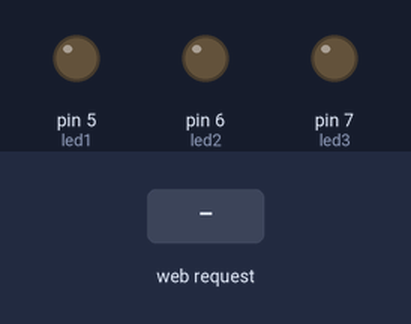
A sketch run on a simulated Arduino Uno, built with avr-gcc and run on an emulated ATmega328P. Parts: output pins drawn as LEDs (lit = HIGH). The inputs (shaded band) are chosen by the test bench.

Above: at 1.2 s.
1.3 s: HTTP request GET /led1 received
At 2.5 s:
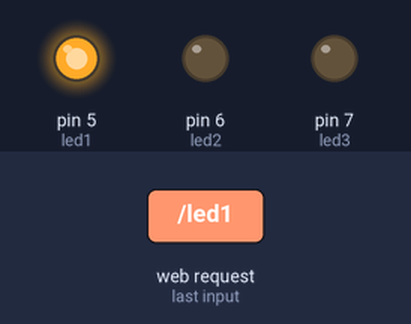
2.8 s: HTTP request GET /led2 received
At 3.8 s:
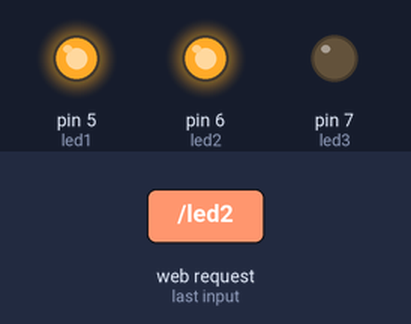
4.3 s: HTTP request GET /led3 received
At 5.0 s:
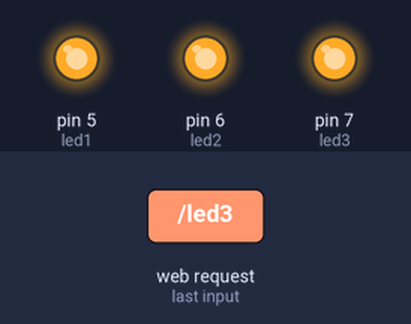
5.8 s: HTTP request GET /led1 received
At 6.1 s:
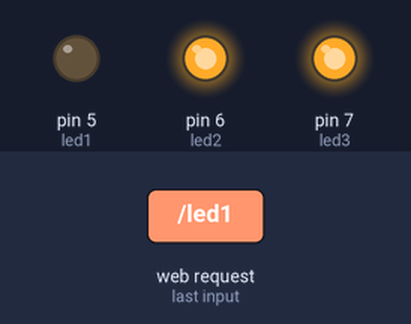
7.3 s: HTTP request GET /led2 received
At 8.4 s:
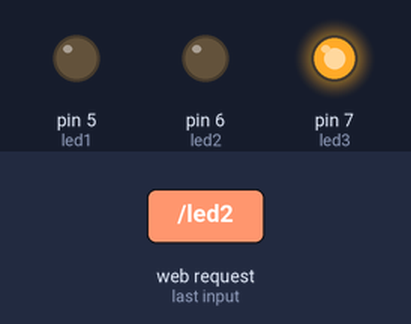
Timing chart, 0 to 9.8 s (numbered marks = the images above; inputs shaded):
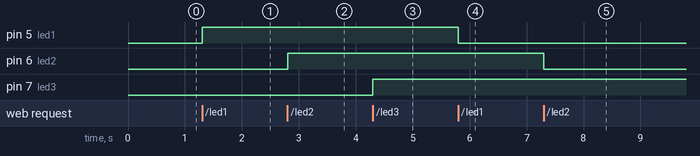

The sketch:

AulaEthernet.ino
```cpp
#include <SPI.h>
#include <String.h>
#include <Ethernet.h>

byte mac[] = { 0x90, 0xA2, 0xDA, 0x00, 0x9B, 0x36 };
byte ip[] = { 192, 168, 100, 10 };
EthernetServer server(8090);

int led1 = 5;
int led2 = 6;
int led3 = 7;

String readString = String(30);

String statusLed;

void setup() {
  Ethernet.begin(mac, ip);
  pinMode(led1, OUTPUT);
  pinMode(led2, OUTPUT);
  pinMode(led3, OUTPUT);
  Serial.begin(9600);
}

void loop() {

  EthernetClient client = server.available();

  if(client)
  {
    while(client.connected())
    {
      if(client.available())
      {
        char c = client.read();

        if(readString.length() < 30) {
          readString += (c);
        }

        if(c == '\n')
        {

          if(readString.indexOf("led1") >= 0) {
            digitalWrite(led1, !digitalRead(led1));
          }

          if(readString.indexOf("led2") >= 0) {
            digitalWrite(led2, !digitalRead(led2));
          }

          if(readString.indexOf("led3") >= 0) {
            digitalWrite(led3, !digitalRead(led3));
          }

          // cabeçalho http padrão
          client.println("HTTP/1.1 200 OK");
          client.println("Content-Type: text/html");
          client.println();

          client.println("<!doctype html>");
          client.println("<html>");
          client.println("<head>");
          client.println("<title>Tutorial</title>");
          client.println("<meta name=\"viewport\" content=\"width=320\">");
          client.println("<meta name=\"viewport\" content=\"width=device-width\">");
          client.println("<meta charset=\"utf-8\">");
          client.println("<meta name=\"viewport\" content=\"initial-scale=1.0, user-scalable=no\">");
          client.println("<meta http-equiv=\"refresh\" content=\"2.URL=http//192.168.0.6:80\">");
          client.println("</head>");
          client.println("<body>");
          client.println("<center>");

          client.println("<font size=\"5\" face=\"verdana\" color=\"green\">Android</font>");
          client.println("<font size=\"3\" face=\"verdana\" color=\"red\"> & </font>");
          client.println("<font size=\"5\" face=\"verdana\" color=\"blue\">Arduino</font><br />");

          if(digitalRead(led1)) {
            statusLed = "Ligado";
          } else {
            statusLed = "Desligado";
          }
          client.println("<form action=\"led1\" method=\"get\">");
          client.println("<button type=submit style=\"width:200px;\">Led 1 - "+statusLed+"</button>");
          client.println("</form> <br />");

          if(digitalRead(led2)) {
            statusLed = "Ligado";
          } else {
            statusLed = "Desligado";
          }
          client.println("<form action=\"led2\" method=\"get\">");
          client.println("<button type=submit style=\"width:200px;\">Led 2 - "+statusLed+"</button>");
          client.println("</form> <br />");

          if(digitalRead(led3)) {
            statusLed = "Ligado";
          } else {
            statusLed = "Desligado";
          }
          client.println("<form action=\"led3\" method=\"get\">");
          client.println("<button type=submit style=\"width:200px;\">Led 3 - "+statusLed+"</button>");
          client.println("</form> <br />");

          client.println("</center>");
          client.println("</body>");
          client.println("</html>");

          readString = "";

          client.stop();
        }
      }

    }
  }

}
```

Measured:
- after the input at 1.3 s, pin 5 (led1): LOW → HIGH at once
- after the input at 2.8 s, pin 6 (led2): LOW → HIGH at once
- after the input at 4.3 s, pin 7 (led3): LOW → HIGH at once
- after the input at 5.8 s, pin 5 (led1): HIGH → LOW at once
- after the input at 7.3 s, pin 6 (led2): HIGH → LOW at once
